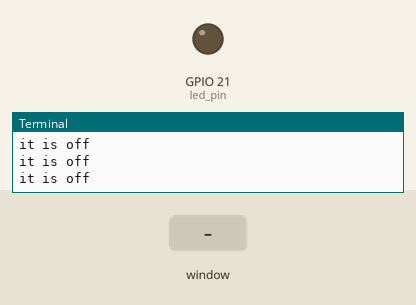
Recording of a program running on a simulated Raspberry Pi (BCM pin numbers). On the bench: output pins drawn as LEDs (lit = HIGH), the last lines printed to the terminal. Inputs (shaded band) come from the test bench. The desktop window is not drawn, its controls go by their first labels and the mouse button is held 0.15 s.

Above: at 1.2 s.
1.3 s: control labelled "OFF" in the window clicked
3.0 s: slider 1 in the window set to 50
At 3.8 s:
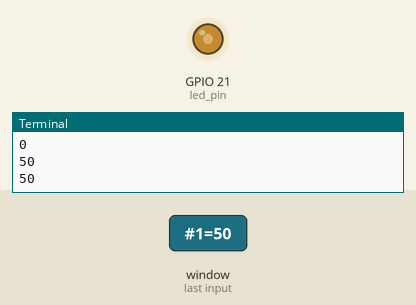
4.8 s: slider 1 in the window set to 100
At 5.8 s:
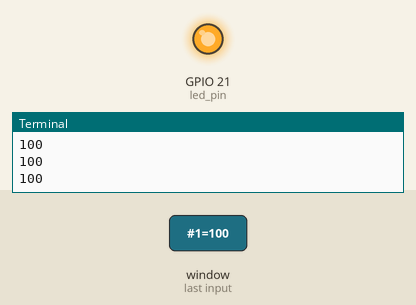
6.5 s: slider 1 in the window set to 25
At 7.8 s:
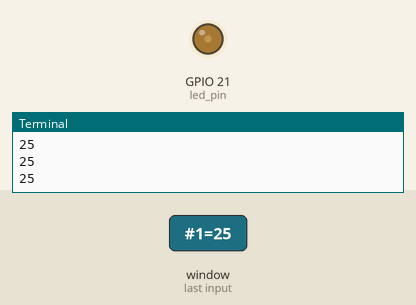
Timing chart, 0 to 9.3 s (numbered marks = the images above; inputs shaded):
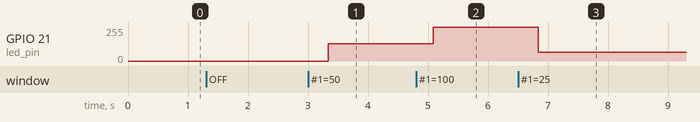

Measured:
- after the input at 3.0 s, GPIO 21 (led_pin): 0/255 → 128/255 after 0.34 s
- after the input at 4.8 s, GPIO 21 (led_pin): 128/255 → 255/255 after 0.29 s
- after the input at 6.5 s, GPIO 21 (led_pin): 255/255 → 64/255 after 0.34 s

The program:

pwm_tkinter.py
```python
import tkinter
import time
import RPi.GPIO as GPIO

GPIO.setmode(GPIO.BCM)
led_pin=21
GPIO.setup(led_pin,GPIO.OUT)
pwm1=GPIO.PWM(led_pin,1000)  #frequency
pwm1.start(0) #duty cycle
#GPIO.setup(20,GPIO.OUT)

isCodeRunning=True
bt_state=False
def exit_handler():
    global isCodeRunning,window
    window.destroy()
    isCodeRunning=False
    print("done")

def btonoffHandler():
    global bt_state,slider
    bt_state=not bt_state
    if (bt_state==False):
        btstr.set("OFF")
        slider.configure(state="disabled")
    else:
        btstr.set("ON")
        slider.configure(state="active")


window=tkinter.Tk() #to create GUI
window.title("PWM signal")
window.geometry("300x100")
#this command is used close the GUI, and call a function that we use to exit the main program loop
window.protocol("WM_DELETE_WINDOW",exit_handler)


btstr=tkinter.StringVar()
btstr.set("OFF")
btn=tkinter.Button(window,textvariable=btstr,command=btonoffHandler)
slider=tkinter.Scale(window,from_=0,to=100, orient=tkinter.HORIZONTAL)
slider.configure(state="disabled")

slVal=tkinter.StringVar()
label1=tkinter.Label(window,textvariable=slVal,width=100)
slVal.set("Slider Value: OFF")

btn.pack()
slider.pack()
label1.pack()
#this command a loop for GUI, but if we have a program main loop we just use the command window.update()
#window.mainloop()

while(isCodeRunning):

    sliderValue=slider.get()
    if (bt_state==True):
        sliderValue=slider.get()
        pwm1.ChangeDutyCycle(sliderValue)
        #GPIO.output(20,True)
        slVal.set("Slider Value:" +str(sliderValue))
        print(sliderValue)
    else:
        pwm1.ChangeDutyCycle(0)
        #GPIO.output(20,False)
        slVal.set("Slider Value: OFF")
        print("it is off")

    window.update()
    time.sleep(0.25)
GPIO.cleanup()
```
